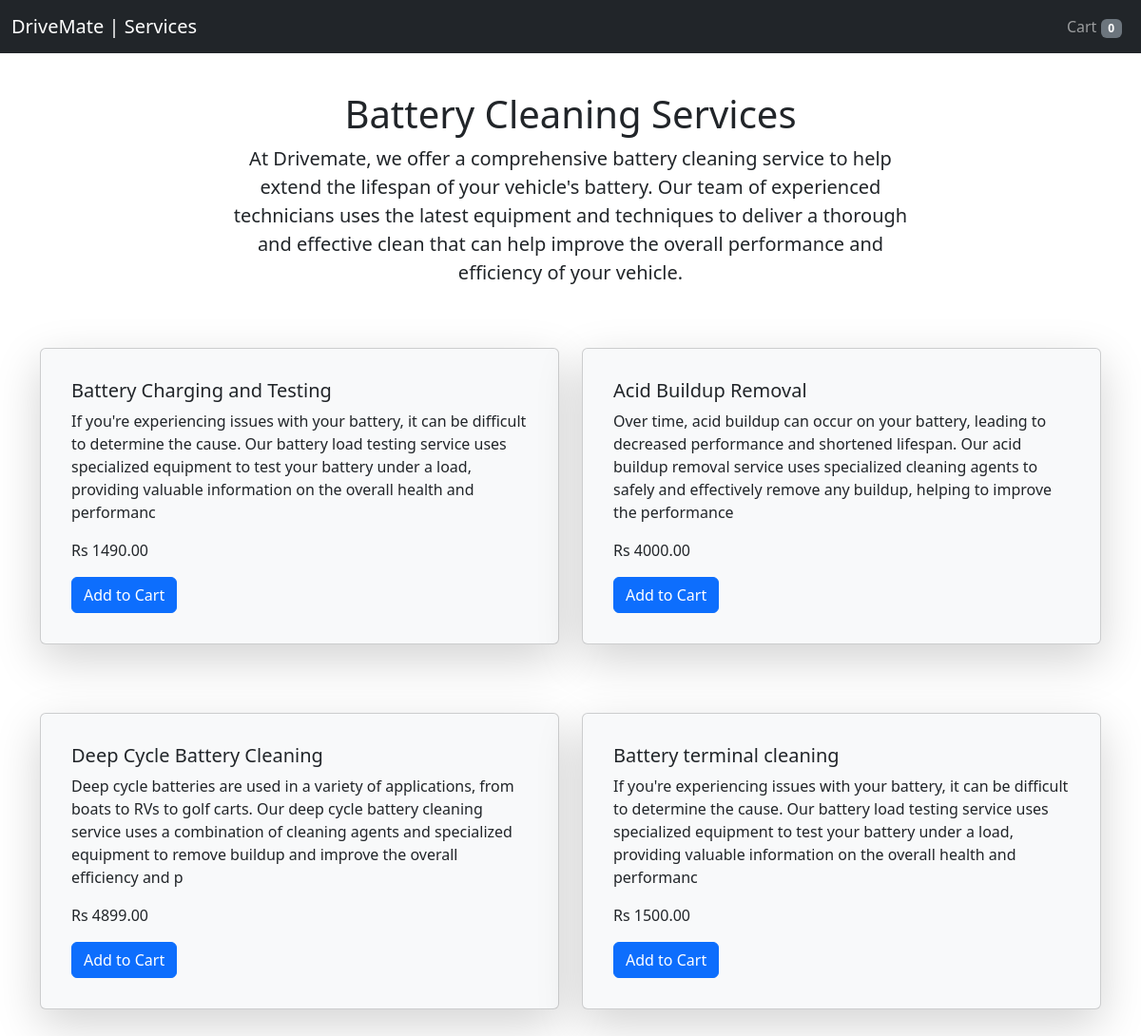
The app's page /battery_services/ (signed in) with its own data.
### drivemate/models.py (models this page shows)
class Services(models.Model):
    id = models.AutoField(primary_key=True)
    name = models.CharField(max_length=255)
    category = models.CharField(max_length=255)
    price = models.DecimalField(max_digits=10, decimal_places=2)
    description = models.CharField(max_length=255, default=None, null=True)

### drivemate/views.py (the view)
# urls.py: path('battery_services/', views.battery_services, name='battery_services'),
def battery_services(request):
    if session_exists(request):
        battery_products = Services.objects.filter(category='Battery')
        cart_items = Cart(request).get_total_items()
        context = {
            'battery_products': battery_products,
            'cart_items': cart_items
        }
        return render(request, 'battery_services.html', {'item': context})

### drivemate/cart.py (called while the page is built)
    def get_total_items(self):
        return sum(item['quantity'] for item in self.cart.values())

### drivemate/views.py (called while the page is built)
def session_exists(request):
    if request.session.get('customer_id'):
        return True
    else:
        return False

### templates/battery_services.html
{% extends 'base.html' %}
{% block content %}
    {% include 'Navbars/ServicesNav.html' %}
    <div class="container">
        <div class="row justify-content-center align-items-center">
            <div class="col-md-8 text-center mb-5" style="margin-top: 40px">
                <h1 class="font-weight-bold">Battery Cleaning Services</h1>
                <p class="lead">At Drivemate, we offer a comprehensive battery cleaning service to help extend the lifespan of your vehicle's battery. Our team of experienced technicians uses the latest equipment and techniques to deliver a thorough and effective clean that can help improve the overall performance and efficiency of your vehicle.</p>
            </div>
        </div>
        <div class="row justify-content-center">
            {% for battery in item.battery_products %}
            <div class="col-md-6 mb-4">
                <div class="card shadow-lg p-3 mb-5 bg-body-tertiary rounded">
                    <div class="card-body">
                        <h5 class="card-title">{{ battery.name }}</h5>
                        <p class="card-text">{{ battery.description }}</p>
                        <p class="card-text">Rs {{ battery.price }}</p>
                        <a href="{% url 'add_to_cart' battery.name %}" class="btn btn-primary">Add to Cart</a>
                    </div>
                </div>
            </div>
            {% endfor %}
        </div>
    </div>
{% endblock %}

### records on screen
Services: name "Battery Charging and Testing", description "If you're experiencing issues with your battery, it can be difficult to determine the cause. Our battery load testing service uses specialized equipment to test your battery under a load, providing valuable information on the overall health and performanc", price "1490.00"
Services: name "Acid Buildup Removal", description "Over time, acid buildup can occur on your battery, leading to decreased performance and shortened lifespan. Our acid buildup removal service uses specialized cleaning agents to safely and effectively remove any buildup, helping to improve the performance", price "4000.00"
Services: name "Deep Cycle Battery Cleaning", description "Deep cycle batteries are used in a variety of applications, from boats to RVs to golf carts. Our deep cycle battery cleaning service uses a combination of cleaning agents and specialized equipment to remove buildup and improve the overall efficiency and p", price "4899.00"
Services: name "Battery terminal cleaning", description "If you're experiencing issues with your battery, it can be difficult to determine the cause. Our battery load testing service uses specialized equipment to test your battery under a load, providing valuable information on the overall health and performanc", price "1500.00"

### other values on screen
{{ item.cart_items }} "0"
